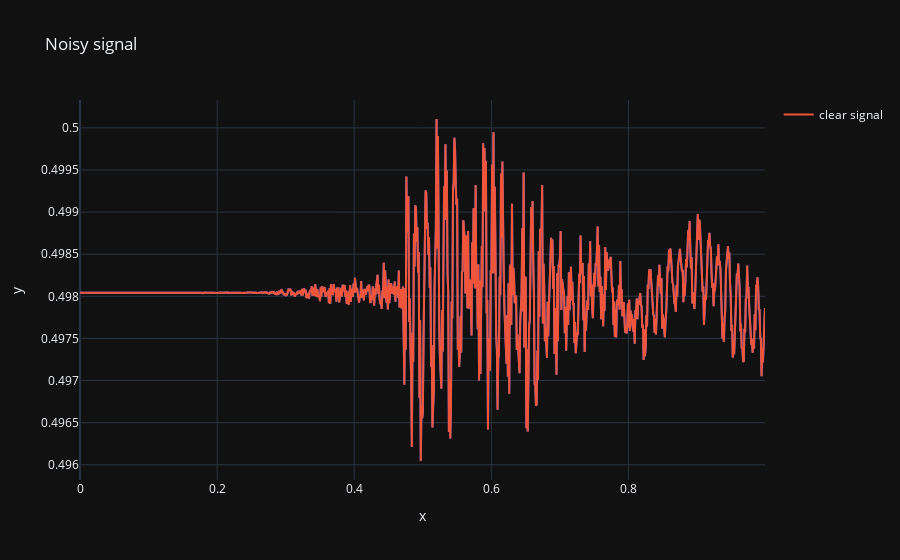

The code cell stored with this chart in its notebook:
### Code cell
clear, noisy = dataset[9]

t = np.linspace(0, len(clear), len(clear) * 10 ** 3, endpoint=False)
fig = px.line(x=t[:1000], y=noisy[:1000], title='Noisy signal')
fig.add_scatter(x=t[:1000], y=clear[:1000], mode='lines', name='clear signal')
fig.show()

### Figure 1 — Plotly figure (JSON) as saved in the notebook; plotly's stock layout.template omitted (floating-point values rounded to 4 significant figures; data arrays with more than 128 entries replaced by an {"elided": "..."} marker saying what was removed)
{"data": [{"hovertemplate": "x=%{x}<br>y=%{y}<extra></extra>", "legendgroup": "", "line": {"color": "#636efa", "dash": "solid"}, "marker": {"symbol": "circle"}, "mode": "lines", "name": "", "orientation": "v", "showlegend": false, "x": {"elided": "1000 float values"}, "xaxis": "x", "y": {"elided": "1000 float values"}, "yaxis": "y", "type": "scatter"}, {"mode": "lines", "name": "clear signal", "x": {"elided": "1000 float values"}, "y": {"elided": "1000 float values"}, "type": "scatter"}], "layout": {"xaxis": {"anchor": "y", "domain": [0.0, 1.0], "title": {"text": "x"}}, "yaxis": {"anchor": "x", "domain": [0.0, 1.0], "title": {"text": "y"}}, "legend": {"tracegroupgap": 0}, "title": {"text": "Noisy signal"}}}
